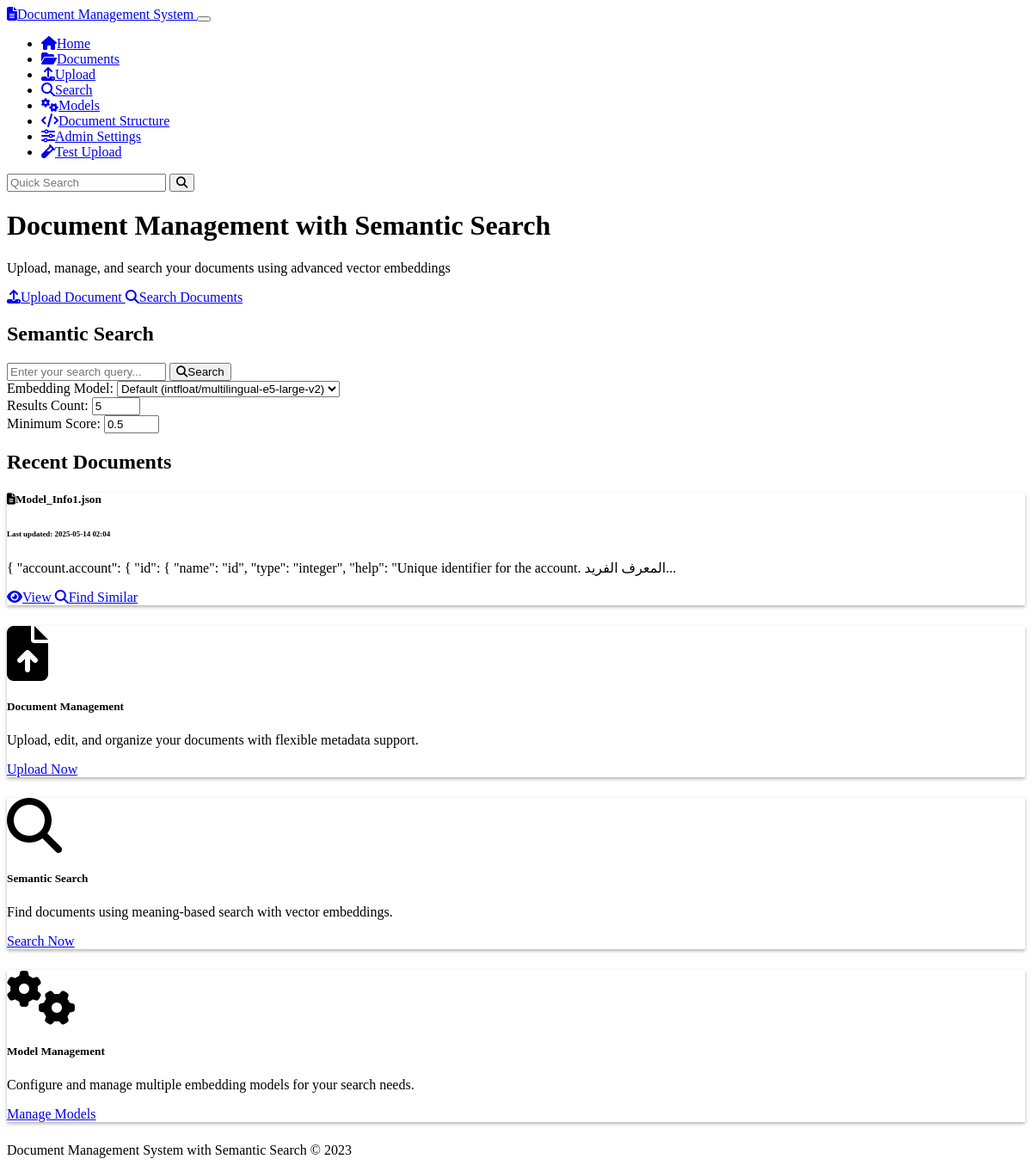
Before: / with the older database file.
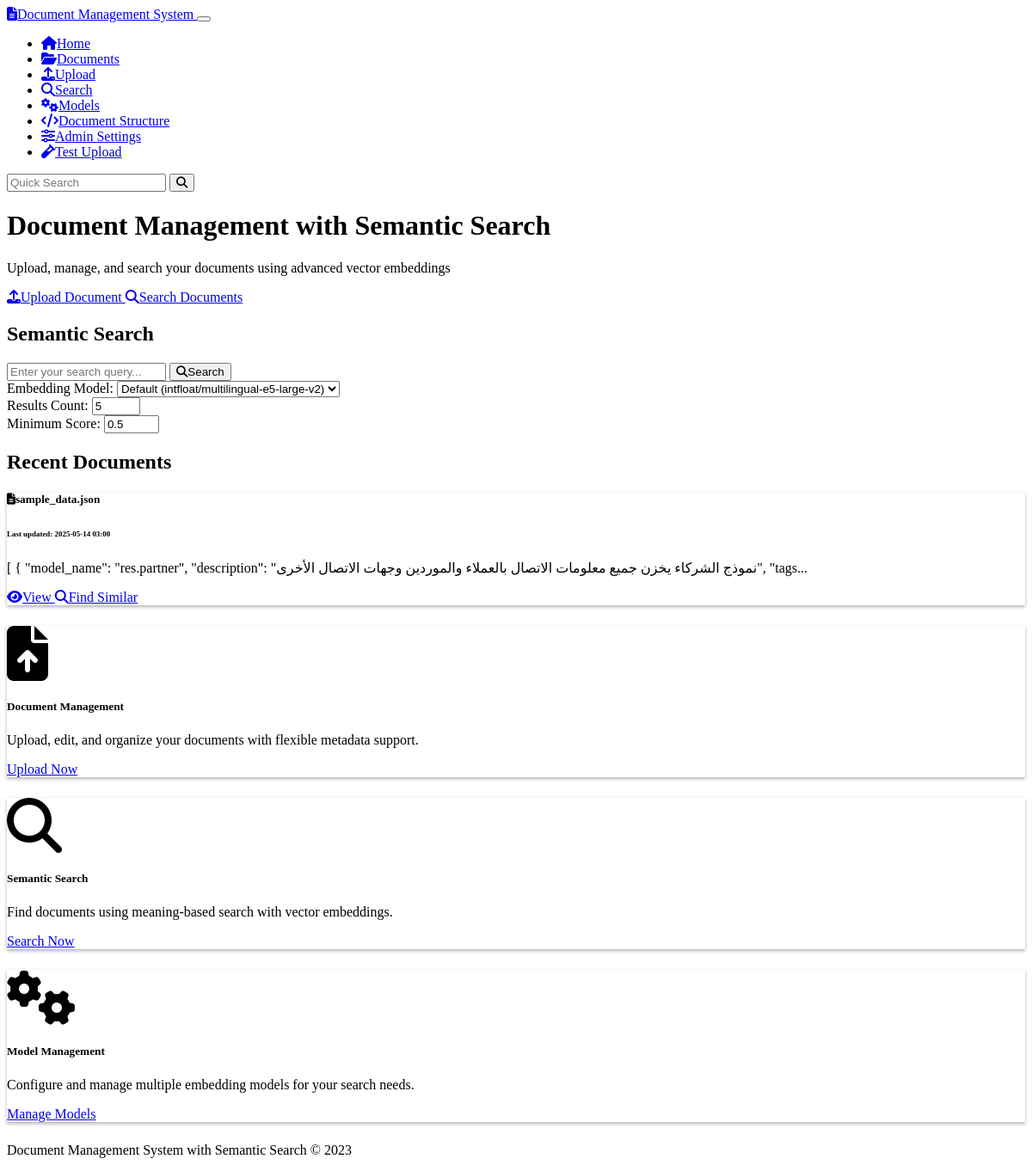
After: the same page with the newer database file.
### models.py (models this page shows, shortened)
class Document(db.Model):
    id = db.Column(db.String(36), primary_key=True, default=lambda: str(uuid.uuid4()))
    name = db.Column(db.String(255), nullable=False)
    content = db.Column(db.Text, nullable=False)
    mime_type = db.Column(db.String(100), nullable=False)
    created_at = db.Column(db.DateTime, default=datetime.datetime.utcnow)
    updated_at = db.Column(db.DateTime, default=datetime.datetime.utcnow, onupdate=datetime.datetime.utcnow)
    chunks = db.relationship('Chunk', backref='document', cascade='all, delete-orphan')
    doc_metadata = db.relationship('Metadata', backref='document', cascade='all, delete-orphan')

### routes.py (the view)
@app.route('/')
def index():
    ensure_default_model()
    em = get_embedding_manager()
    recent_documents = Document.query.order_by(Document.updated_at.desc()).limit(5).all()
    active_models = em.get_active_models()
    default_model = em.get_default_model()
    return render_template(
        'index.html',
        recent_documents=recent_documents,
        active_models=active_models,
        default_model=default_model
    )

### embedding_models.py (called while the page is built)
    def get_default_model(self) -> Optional[EmbeddingModel]:
        return EmbeddingModel.query.filter_by(is_default=True, is_active=True).first()

    def get_active_models(self) -> List[EmbeddingModel]:
        return EmbeddingModel.query.filter_by(is_active=True).all()

### routes.py (called while the page is built)
def get_embedding_manager():
    global embedding_manager
    if embedding_manager is None:
        embedding_manager = EmbeddingModelManager()
    return embedding_manager

def ensure_default_model():
    with app.app_context():
        if not EmbeddingModel.query.first():
            manager = get_embedding_manager()
            manager.add_model(
                name="Simple Vector Embedding",
                model_type="simple-embedder",
                model_path="default",
                dimension=384,
                is_active=True,
                is_default=True
            )

### templates/index.html (shortened to what this page needs)
{% extends 'base.html' %}
{% block content %}
<div class="row">
    <div class="col-md-8 mx-auto text-center mb-5">
        <h1 class="display-5 fw-bold mb-4">Document Management with Semantic Search</h1>
        <p class="lead mb-4">Upload, manage, and search your documents using advanced vector embeddings</p>
        <div class="d-grid gap-2 d-sm-flex justify-content-center">
            <a href="{{ url_for('upload') }}" class="btn btn-primary btn-lg px-4 gap-3">
                <i class="fas fa-upload me-2"></i>Upload Document
            </a>
            <a href="{{ url_for('search_page') }}" class="btn btn-outline-secondary btn-lg px-4">
                <i class="fas fa-search me-2"></i>Search Documents
            </a>
        </div>
    </div>
</div>
<div class="row mb-5">
    <div class="col-md-10 mx-auto">
        <div class="p-5 bg-dark rounded-3 shadow">
            <h2 class="text-center mb-4">Semantic Search</h2>
            <form action="{{ url_for('search_page') }}" method="get">
                <div class="input-group mb-3">
                    <input type="text" class="form-control form-control-lg" name="query"
                           placeholder="Enter your search query..." aria-label="Search query">
                    <button class="btn btn-info" type="submit">
                        <i class="fas fa-search me-2"></i>Search
                    </button>
                </div>
                <div class="row g-3 align-items-center">
                    <div class="col-md-4">
                        <label for="model-select" class="form-label">Embedding Model:</label>
                        <select class="form-select" id="model-select" name="model_id">
                            <option value="">Default ({{ default_model.name if default_model else 'None' }})</option>
                        </select>
                    </div>
                    <div class="col-md-4">
                        <label for="top-k" class="form-label">Results Count:</label>
                        <input type="number" class="form-control" id="top-k" name="top_k" value="5" min="1" max="20">
                    </div>
                    <div class="col-md-4">
                        <label for="min-score" class="form-label">Minimum Score:</label>
                        <input type="number" class="form-control" id="min-score" name="min_score" value="0.5" min="0" max="1" step="0.1">
                    </div>
                </div>
            </form>
        </div>
    </div>
</div>
<div class="row mb-4">
    <div class="col-12">
        <h2 class="border-bottom pb-2">Recent Documents</h2>
    </div>
</div>
<div class="row">
    {% if recent_documents %}
        {% for document in recent_documents %}
            <div class="col-md-6 mb-4">
                <div class="card h-100">
                    <div class="card-body">
                        <h5 class="card-title">
                            <i class="fas fa-file-alt me-2"></i>{{ document.name }}
                        </h5>
                        <h6 class="card-subtitle mb-2 text-muted">
                            <small>Last updated: {{ document.updated_at.strftime('%Y-%m-%d %H:%M') }}</small>
                        </h6>
                        <p class="card-text">
                            {{ (document.content[:150] + '...') if document.content|length > 150 else document.content }}
                        </p>
                    </div>
                    <div class="card-footer bg-transparent">
                        <a href="{{ url_for('document_view', document_id=document.id) }}" class="btn btn-sm btn-outline-info">
                            <i class="fas fa-eye me-1"></i>View
                        </a>
                        <a href="{{ url_for('search_page') }}?query={{ document.name }}" class="btn btn-sm btn-outline-secondary">
                            <i class="fas fa-search me-1"></i>Find Similar
                        </a>
                    </div>
                </div>
            </div>
        {% endfor %}
    {% else %}
        <div class="col-12">
            <div class="alert alert-info">
                <i class="fas fa-info-circle me-2"></i>No documents yet. <a href="{{ url_for('upload') }}">Upload your first document</a>!
            </div>
        </div>
    {% endif %}
</div>
<div class="row mt-5">
    <div class="col-md-4 mb-4">
        <div class="card h-100 text-center">
            <div class="card-body">
                <div class="py-3">
                    <i class="fas fa-file-upload fa-4x text-primary mb-3"></i>
                    <h5 class="card-title">Document Management</h5>
                    <p class="card-text">Upload, edit, and organize your documents with flexible metadata support.</p>
                </div>
            </div>
            <div class="card-footer bg-transparent">
                <a href="{{ url_for('upload') }}" class="btn btn-sm btn-outline-primary">Upload Now</a>
            </div>
        </div>
    </div>
    <div class="col-md-4 mb-4">
        <div class="card h-100 text-center">
            <div class="card-body">
                <div class="py-3">
                    <i class="fas fa-search fa-4x text-info mb-3"></i>
                    <h5 class="card-title">Semantic Search</h5>
                    <p class="card-text">Find documents using meaning-based search with vector embeddings.</p>
                </div>
            </div>
            <div class="card-footer bg-transparent">
                <a href="{{ url_for('search_page') }}" class="btn btn-sm btn-outline-info">Search Now</a>
            </div>
        </div>
    </div>
    <div class="col-md-4 mb-4">
        <div class="card h-100 text-center">
            <div class="card-body">
                <div class="py-3">
                    <i class="fas fa-cogs fa-4x text-warning mb-3"></i>
                    <h5 class="card-title">Model Management</h5>
                    <p class="card-text">Configure and manage multiple embedding models for your search needs.</p>
                </div>
            </div>
            <div class="card-footer bg-transparent">
                <a href="{{ url_for('model_management') }}" class="btn btn-sm btn-outline-warning">Manage Models</a>
            </div>
        </div>
    </div>
</div>
{% endblock %}

### templates/base.html (shortened to what this page needs)
<!DOCTYPE html>
<html lang="en" data-bs-theme="dark">
<head>
    <link rel="stylesheet" href="https://cdn.replit.com/agent/bootstrap-agent-dark-theme.min.css">
    <link rel="stylesheet" href="https://cdnjs.cloudflare.com/ajax/libs/font-awesome/6.4.0/css/all.min.css">
    <link rel="stylesheet" href="{{ url_for('static', filename='css/custom.css') }}">
</head>
<body>
    <nav class="navbar navbar-expand-lg navbar-dark bg-dark">
        <div class="container">
            <a class="navbar-brand" href="{{ url_for('index') }}">
                <i class="fas fa-file-alt me-2"></i>Document Management System
            </a>
            <button class="navbar-toggler" type="button" data-bs-toggle="collapse" data-bs-target="#navbarNav"
                    aria-controls="navbarNav" aria-expanded="false" aria-label="Toggle navigation">
            </button>
            <div class="collapse navbar-collapse" id="navbarNav">
                <ul class="navbar-nav me-auto">
                    <li class="nav-item">
                        <a class="nav-link" href="{{ url_for('index') }}">
                            <i class="fas fa-home me-1"></i>Home
                        </a>
                    </li>
                    <li class="nav-item">
                        <a class="nav-link" href="{{ url_for('document_list') }}">
                            <i class="fas fa-folder-open me-1"></i>Documents
                        </a>
                    </li>
                    <li class="nav-item">
                        <a class="nav-link" href="{{ url_for('upload') }}">
                            <i class="fas fa-upload me-1"></i>Upload
                        </a>
                    </li>
                    <li class="nav-item">
                        <a class="nav-link" href="{{ url_for('search_page') }}">
                            <i class="fas fa-search me-1"></i>Search
                        </a>
                    </li>
                    <li class="nav-item">
                        <a class="nav-link" href="{{ url_for('model_management') }}">
                            <i class="fas fa-cogs me-1"></i>Models
                        </a>
                    </li>
                    <li class="nav-item">
                        <a class="nav-link" href="{{ url_for('document_schema_page') }}">
                            <i class="fas fa-code me-1"></i>Document Structure
                        </a>
                    </li>
                    <li class="nav-item">
                        <a class="nav-link" href="{{ url_for('admin_settings_page') }}">
                            <i class="fas fa-sliders-h me-1"></i>Admin Settings
                        </a>
                    </li>
                    <li class="nav-item">
                        <a class="nav-link" href="{{ url_for('test_upload_page') }}">
                            <i class="fas fa-vial me-1"></i>Test Upload
                        </a>
                    </li>
                </ul>
                <form class="d-flex" action="{{ url_for('search_page') }}" method="get">
                    <input class="form-control me-2" type="search" name="query" placeholder="Quick Search" aria-label="Search">
                    <button class="btn btn-outline-info" type="submit">
                        <i class="fas fa-search"></i>
                    </button>
                </form>
            </div>
        </div>
    </nav>
    <div class="container py-4">
        {% block content %}{% endblock %}
    </div>
    <footer class="footer mt-auto py-3 bg-dark">
        <div class="container text-center">
            <span class="text-muted">Document Management System with Semantic Search &copy; 2023</span>
        </div>
    </footer>
</body>
</html>

### static/css/custom.css (style rules this page uses)
body { min-height: 100vh; display: flex; flex-direction: column; }
.footer { margin-top: auto; }
.card { box-shadow: 0 0.125rem 0.25rem rgba(0, 0, 0, 0.3); margin-bottom: 1.5rem; }
.btn { font-weight: 500; }
.btn-primary { background-color: var(--bs-primary); border-color: var(--bs-primary); }
.btn-info { color: var(--bs-dark); }
.card .fa-4x { transition: transform 0.3s ease-in-out; }

Changed rows visible on the page:
removed Document: name "Model_Info1.json", updated_at "2025-05-14 02:04", content "{ \"account.account\": { \"id\": { \"name\": \"id\", \"type\": \"integer\", \"help\": \"Unique identifier for the account. المعرف الفريد..."
added Document: name "sample_data.json", updated_at "2025-05-14 03:00", content "[ { \"model_name\": \"res.partner\", \"description\": \"نموذج الشركاء يخزن جميع معلومات الاتصال بالعملاء والموردين وجهات الاتصال الأخرى\", \"tags..."
